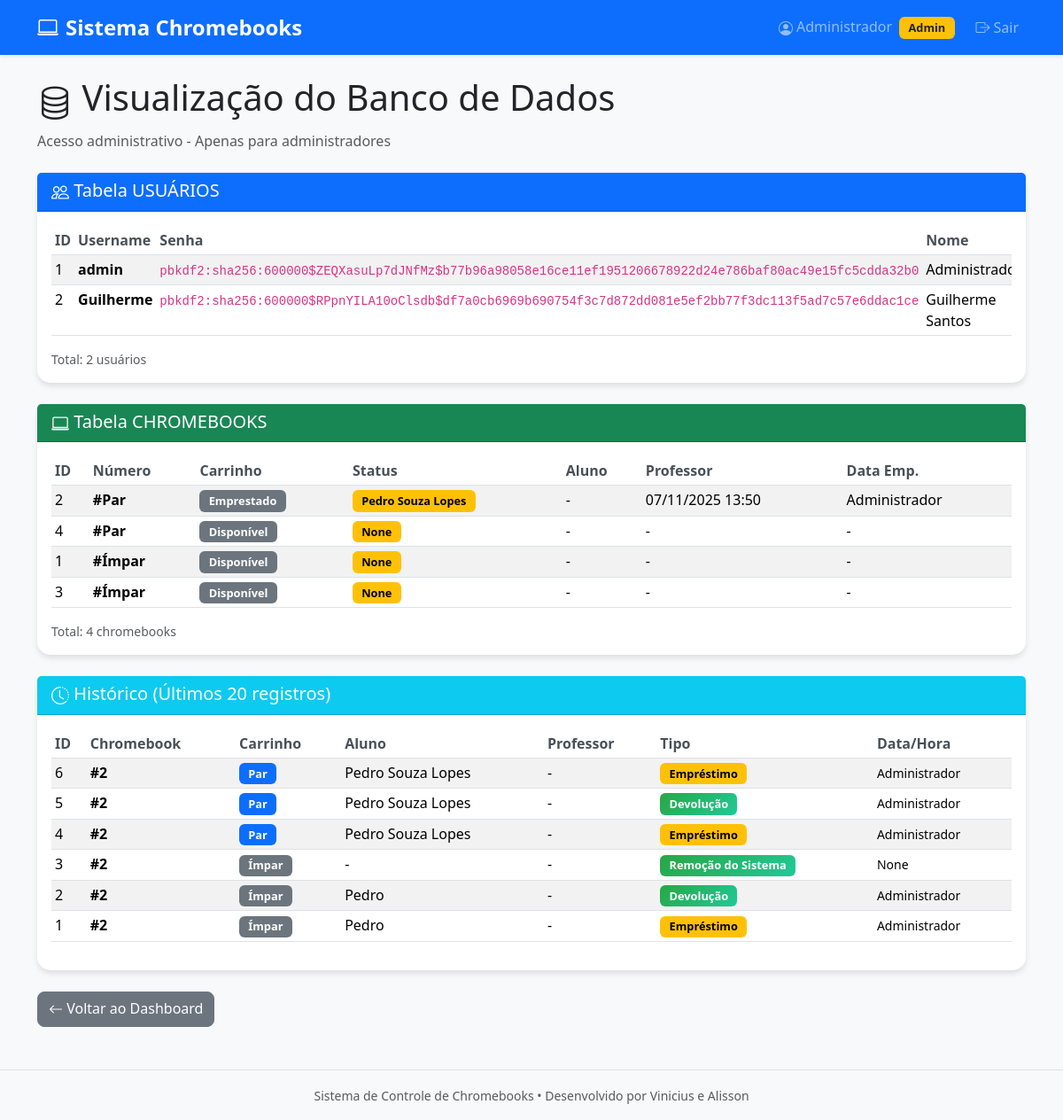
Before: /admin_banco_dados (signed in) with the older database file.
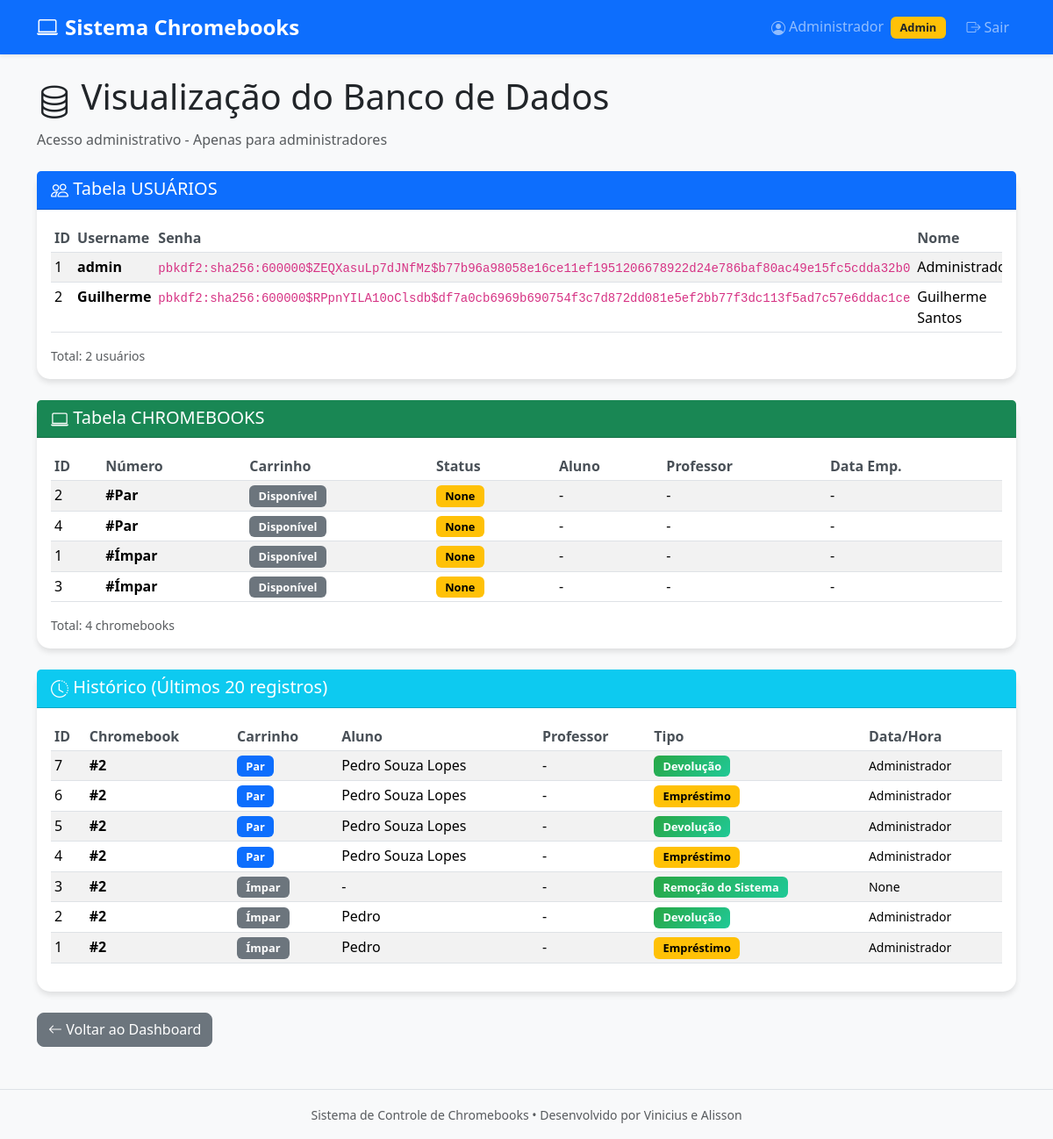
After: the same page with the newer database file.
### tables this page shows
CREATE TABLE usuarios (
                id INTEGER PRIMARY KEY AUTOINCREMENT,
                username TEXT UNIQUE NOT NULL,
                senha TEXT NOT NULL,
                nome TEXT NOT NULL
            );

CREATE TABLE chromebooks (
                id INTEGER PRIMARY KEY AUTOINCREMENT,
                numero INTEGER UNIQUE NOT NULL,
                carrinho TEXT NOT NULL,
                status TEXT DEFAULT 'Disponível',
                aluno_emprestado TEXT,
                data_emprestimo TEXT,
                professor_emprestimo TEXT
            );

CREATE TABLE historico (
                id INTEGER PRIMARY KEY AUTOINCREMENT,
                chromebook_numero INTEGER,
                carrinho TEXT,
                aluno TEXT,
                professor TEXT,
                data_emprestimo TEXT,
                data_devolucao TEXT,
                tipo_acao TEXT
            );

### app.py (the view)
@app.route('/admin_banco_dados')
@login_required
def admin_banco_dados():
    if not current_user.is_admin:
        flash('Acesso restrito a administradores!', 'danger')
        return redirect(url_for('dashboard'))
    usuarios = db.obter_usuarios()
    chromebooks = db.obter_todos_chromebooks()
    historico = db.obter_historico()
    return safe_render("admin_banco.html",
                      usuarios=usuarios,
                      chromebooks=chromebooks,
                      historico=historico)

### app.py (called while the page is built)
@login_manager.user_loader
def load_user(user_id):
    user_data = db.buscar_usuario_por_id(user_id)
    if user_data:
        return User(user_data)
    return None

def safe_render(template_name, **context):
    try:
        return render_template(template_name, **context)
    except TemplateNotFound:
        fallback = f"""
        <html><head><meta charset="utf-8"><title>Fallback - {template_name}</title></head>
        <body>
        <h2>Template ausente: {template_name}</h2>
        <p>Context: {context.keys()}</p>
        <p><a href="/">Voltar</a></p>
        </body></html>
        """
        return fallback

### database.py (called while the page is built)
    def get_connection(self):
        return sqlite3.connect(self.db_name)

    def buscar_usuario_por_id(self, user_id):
        conn = self.get_connection()
        cursor = conn.cursor()
        cursor.execute("SELECT id, username, nome FROM usuarios WHERE id = ?", (user_id,))
        row = cursor.fetchone()
        conn.close()
        if not row:
            return None
        user_id, username_db, nome = row
        return {'id': user_id, 'username': username_db, 'nome': nome, 'is_admin': (username_db.lower() == 'admin')}

### templates/admin_banco.html (shortened to what the changed rows need)
{% extends "base.html" %}
{% block content %}
<div class="row">
    <div class="col">
        <h1><i class="bi bi-database"></i> Visualização do Banco de Dados</h1>
        <div class="card mt-4">
            <div class="card-body">
                <div class="table-responsive">
                    <table class="table table-sm table-striped">
                        <thead>
                            <tr>
                                <th>ID</th>
                                <th>Username</th>
                                <th>Senha</th>
                                <th>Nome</th>
                            </tr>
                        </thead>
                        <tbody>
                            {% for user in usuarios %}
                            <tr>
                                <td>{{ user[0] }}</td>
                                <td><strong>{{ user[1] }}</strong></td>
                                <td><code>{{ user[2] }}</code></td>
                                <td>{{ user[3] }}</td>
                            </tr>
                            {% endfor %}
                        </tbody>
                    </table>
                </div>
            </div>
        </div>
        <div class="card mt-4">
            <div class="card-body">
                <div class="table-responsive">
                    <table class="table table-sm table-striped">
                        <thead>
                            <tr>
                                <th>ID</th>
                                <th>Número</th>
                                <th>Carrinho</th>
                                <th>Status</th>
                                <th>Aluno</th>
                                <th>Professor</th>
                                <th>Data Emp.</th>
                            </tr>
                        </thead>
                        <tbody>
                            {% for cb in chromebooks %}
                            <tr>
                                <td>{{ cb[0] }}</td>
                                <td><strong>#{{ cb[1] }}</strong></td>
                                <td>
                                    <span class="badge bg-{{ 'primary' if cb[2] == 'Par' else 'secondary' }}">
                                        {{ cb[2] }}
                                    </span>
                                </td>
                                <td>
                                    <span class="badge bg-{{ 'success' if cb[3] == 'Disponível' else 'warning' }}">
                                        {{ cb[3] }}
                                    </span>
                                </td>
                                <td>{{ cb[4] or '-' }}</td>
                                <td>{{ cb[6] or '-' }}</td>
                                <td>{{ cb[5] or '-' }}</td>
                            </tr>
                            {% endfor %}
                        </tbody>
                    </table>
                </div>
            </div>
        </div>
        <div class="card mt-4">
            <div class="card-body">
                <div class="table-responsive">
                    <table class="table table-sm table-striped">
                        <thead>
                            <tr>
                                <th>ID</th>
                                <th>Chromebook</th>
                                <th>Carrinho</th>
                                <th>Aluno</th>
                                <th>Professor</th>
                                <th>Tipo</th>
                                <th>Data/Hora</th>
                            </tr>
                        </thead>
                        <tbody>
                            {% for hist in historico %}
                            <tr>
                                <td>{{ hist[0] }}</td>
                                <td><strong>#{{ hist[1] }}</strong></td>
                                <td>
                                    <span class="badge bg-{{ 'primary' if hist[2] == 'Par' else 'secondary' }}">
                                        {{ hist[2] }}
                                    </span>
                                </td>
                                <td>{{ hist[3] or '-' }}</td>
                                <td>{{ hist[4] or '-' }}</td>
                                <td>
                                    <span class="badge bg-{{ 'warning' if hist[8] == 'Empréstimo' else 'success' }}">
                                        {{ hist[8] }}
                                    </span>
                                </td>
                                <td><small>{{ hist[5] or hist[6] }}</small></td>
                            </tr>
                            {% endfor %}
                        </tbody>
                    </table>
                </div>
            </div>
        </div>
    </div>
</div>
{% endblock %}

### templates/base.html (shortened to what this page needs)
<!DOCTYPE html>
<html lang="pt-BR">
<head>
  <link href="https://cdn.jsdelivr.net/npm/bootstrap@5.3.3/dist/css/bootstrap.min.css" rel="stylesheet">
  <link rel="stylesheet" href="https://cdn.jsdelivr.net/npm/bootstrap-icons@1.11.1/font/bootstrap-icons.css">
  <link href="{{ url_for('static', filename='style.css') }}" rel="stylesheet">
</head>
<body>
  <nav class="navbar navbar-expand-lg navbar-dark bg-primary shadow-sm">
    <div class="container">
      <a class="navbar-brand d-flex align-items-center gap-2" href="{{ url_for('dashboard') }}">
        <i class="bi bi-laptop"></i> <span>Sistema Chromebooks</span>
      </a>
      {% if current_user.is_authenticated %}
      <div class="navbar-nav ms-auto align-items-center">
        <span class="navbar-text me-3">
          <i class="bi bi-person-circle"></i> {{ current_user.nome }}
          {% if current_user.is_admin %}
            <span class="badge bg-warning text-dark ms-1">Admin</span>
          {% endif %}
        </span>
        <a class="nav-link d-flex align-items-center" href="{{ url_for('logout') }}">
          <i class="bi bi-box-arrow-right me-1"></i> Sair
        </a>
      </div>
      {% endif %}
    </div>
  </nav>
  <main class="container mt-4 mb-5">
    {% block content %}{% endblock %}
  </main>
  <footer class="bg-light text-center text-muted py-3 mt-auto border-top">
    <div class="container">
      <small>Sistema de Controle de Chromebooks • Desenvolvido por Vinicius e Alisson</small>
    </div>
  </footer>
</body>
</html>

Changed rows visible on the page:
changed chromebooks (number 1 of 4 on the later page): status "Emprestado" → "Disponível"; aluno_emprestado "Pedro Souza Lopes" → "None"; data_emprestimo "07/11/2025 13:50" → "-"; professor_emprestimo "Administrador" → "-"
added historico: id "7", chromebook_numero "2", carrinho "Par", aluno "Pedro Souza Lopes", hist "-", tipo_acao "Devolução", professor "Administrador"
